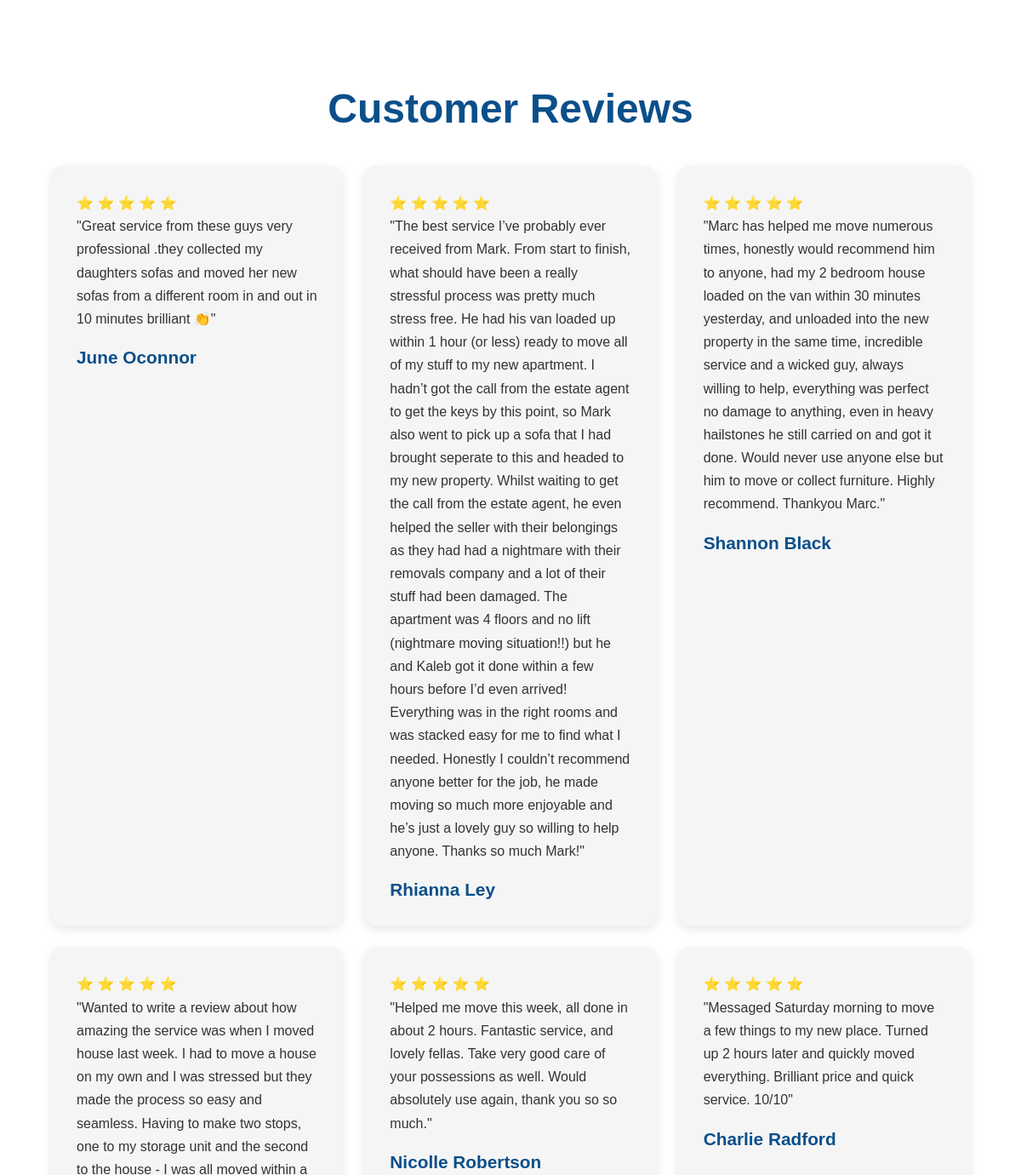
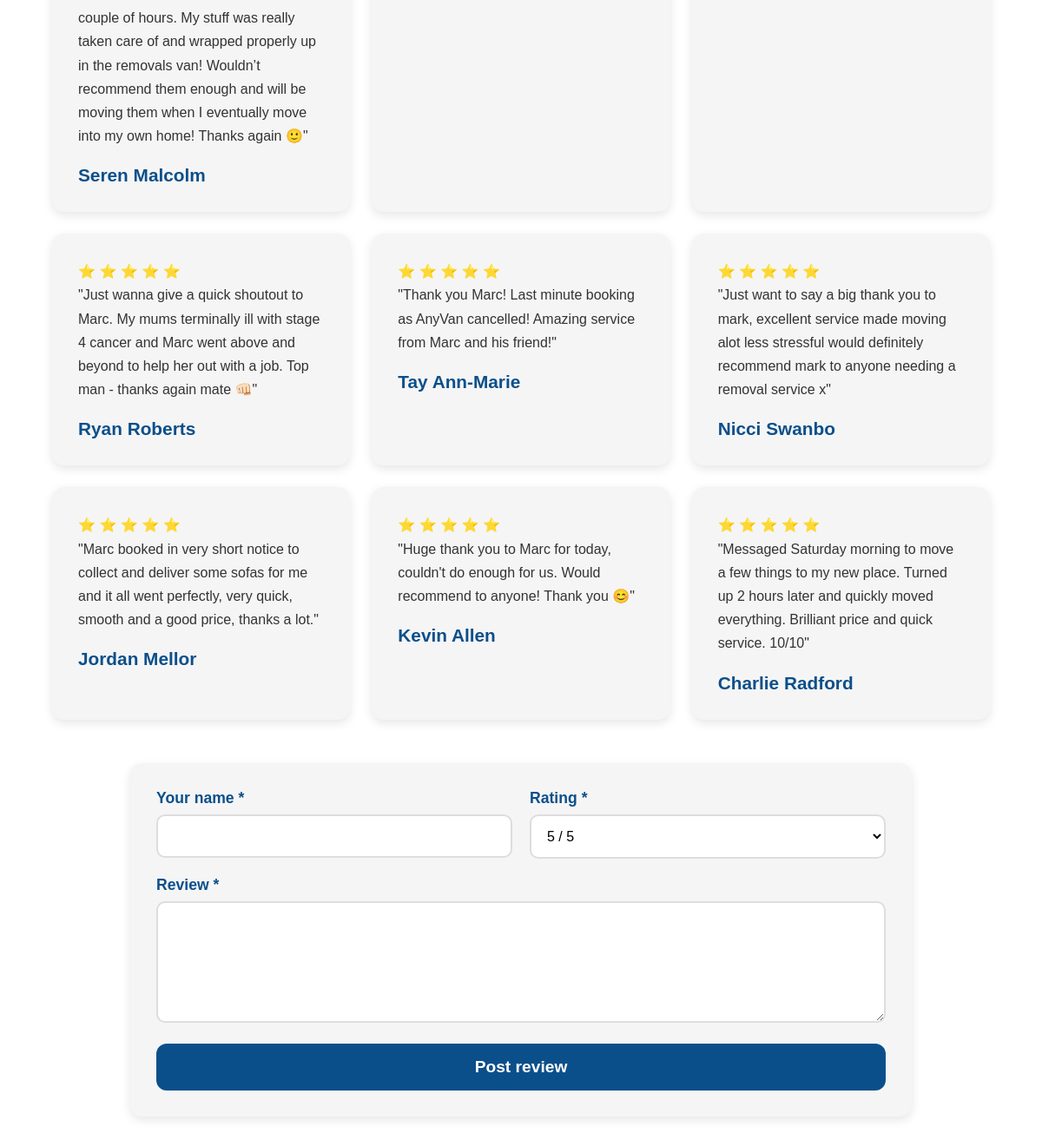
Screenshot of /testimonials with the database file from the repository (2 pictures, top to bottom).
### tables this page shows
CREATE TABLE reviews (
            id INTEGER PRIMARY KEY AUTOINCREMENT,
            name TEXT NOT NULL,
            rating INTEGER NOT NULL,
            review_text TEXT NOT NULL,
            approved INTEGER DEFAULT 0,
            created_at TIMESTAMP DEFAULT CURRENT_TIMESTAMP
        );

### app.py (the view)
@app.route("/testimonials")
def testimonials():
    conn = get_db()
    reviews = conn.execute("""
        SELECT * FROM reviews
        WHERE approved = 1
        ORDER BY created_at DESC
    """).fetchall()
    conn.close()
    return render_template("Testimonials.html", reviews=reviews)

### app.py (called while the page is built)
def get_db():
    conn = sqlite3.connect(DATABASE)
    conn.row_factory = sqlite3.Row
    return conn

### templates/Testimonials.html (shortened to what this page needs)
<!DOCTYPE html>
<html lang="en">
<head>
  <link rel="stylesheet" href="{{ url_for('static', filename='Styling.css') }}">
</head>
<body>
<section class="reviews" id="reviews">
  <h2>Customer Reviews</h2>
  <div class="review-cards">
    {% for review in reviews %}
      <div class="review-card">
        <p>
          {% for i in range(review.rating) %}
            ⭐
          {% endfor %}
        </p>
        <p>"{{ review.review_text }}"</p>
        <h3>{{ review.name }}</h3>
      </div>
    {% else %}
      <div class="review-card">
        <p>No approved reviews yet.</p>
        <h3>Reviews coming soon</h3>
      </div>
    {% endfor %}
  </div>
  <form class="review-form" method="POST" action="/add-review">
    <div class="review-row">
      <div class="field">
        <label>Your name <span class="req">*</span></label>
        <input type="text" name="review_name" required>
      </div>
      <div class="field">
        <label>Rating <span class="req">*</span></label>
        <select name="review_rating" required>
          <option value="5">5 / 5</option>
        </select>
      </div>
    </div>
    <div class="field">
      <label>Review <span class="req">*</span></label>
      <textarea name="review_text" rows="4" required></textarea>
    </div>
    <button class="button" type="submit">Post review</button>
  </form>
</section>
</body>
</html>

### static/Styling.css (style rules this page uses)
* { margin: 0; padding: 0; box-sizing: border-box; }
html { scroll-behavior: smooth; scroll-padding-top: 90px; }
body { font-family: "Quicksand", sans-serif; overflow-x: hidden; background-color: #f5f5f5; }
.button { background-color: #0b4f8a; color: white; padding: 18px 45px; text-decoration: none; border-radius: 12px; font-size: 1.4rem; display: inline-block; transition: 0.3s; }
.reviews { padding: 100px 60px; background-color: white; text-align: center; }
.reviews h2 { font-size: 3rem; margin-bottom: 40px; color: #0b4f8a; }
.review-cards { display: grid; grid-template-columns: repeat(3, 1fr); gap: 25px; max-width: 1400px; margin: 0 auto; }
.review-card { background-color: #f5f5f5; padding: 30px; border-radius: 14px; box-shadow: 0 4px 12px rgba(0, 0, 0, 0.1); text-align: left; }
.review-card p { line-height: 1.7; color: #333; }
.review-card h3 { margin-top: 20px; color: #0b4f8a; font-size: 1.3rem; }
.review-form { background-color: #f5f5f5; padding: 30px; border-radius: 14px; box-shadow: 0 4px 12px rgba(0, 0, 0, 0.1); max-width: 900px; margin: 50px auto 0 auto; text-align: left; }
.review-row { display: flex; gap: 20px; }
.field { flex: 1; margin-bottom: 20px; }
.field label { display: block; margin-bottom: 8px; color: #0b4f8a; font-weight: 700; font-size: 1.1rem; }
.field input, .field select, .field textarea { width: 100%; padding: 14px; border: 2px solid #ddd; border-radius: 10px; font-family: "Quicksand", sans-serif; font-size: 1rem; background: white; }
.field textarea { min-height: 140px; resize: vertical; }
.review-form .button { background-color: #0b4f8a; color: white; border: none; border-radius: 12px; padding: 16px 35px; font-size: 1.2rem; font-weight: 700; cursor: pointer; width: 100%; transition: 0.3s; }

### rows the page displays
reviews: rating 5 (drawn), review_text "Great service from these guys very professional .they collected my daughters sofas and moved her new sofas from a different room in and out in 10 minutes brilliant 👏", name "June Oconnor"
reviews: rating 5 (drawn), review_text "The best service I’ve probably ever received from Mark. From start to finish, what should have been a really stressful process was pretty much stress free. He had his van loaded up within 1 hour (or less) ready to move all of my stuff to my new apartment. I hadn’t got the call from the estate agent to get the keys by this point, so Mark also went to pick up a sofa that I had brought seperate to this and headed to my new property. Whilst waiting to get the call from the estate agent, he even helped the seller with their belongings as they had had a nightmare with their removals company and a lot of their stuff had been damaged. The apartment was 4 floors and no lift (nightmare moving…", name "Rhianna Ley"
reviews: rating 5 (drawn), review_text "Marc has helped me move numerous times, honestly would recommend him to anyone, had my 2 bedroom house loaded on the van within 30 minutes yesterday, and unloaded into the new property in the same time, incredible service and a wicked guy, always willing to help, everything was perfect no damage to anything, even in heavy hailstones he still carried on and got it done. Would never use anyone else but him to move or collect furniture. Highly recommend. Thankyou Marc.", name "Shannon Black"
reviews: rating 5 (drawn), review_text "Wanted to write a review about how amazing the service was when I moved house last week. I had to move a house on my own and I was stressed but they made the process so easy and seamless. Having to make two stops, one to my storage unit and the second to the house - I was all moved within a couple of hours. My stuff was really taken care of and wrapped properly up in the removals van! Wouldn’t recommend them enough and will be moving them when I eventually move into my own home! Thanks again 🙂", name "Seren Malcolm"
reviews: rating 5 (drawn), review_text "Helped me move this week, all done in about 2 hours. Fantastic service, and lovely fellas. Take very good care of your possessions as well. Would absolutely use again, thank you so so much.", name "Nicolle Robertson"
reviews: rating 5 (drawn), review_text "Messaged Saturday morning to move a few things to my new place. Turned up 2 hours later and quickly moved everything. Brilliant price and quick service. 10/10", name "Charlie Radford"
reviews: rating 5 (drawn), review_text "Just wanna give a quick shoutout to Marc. My mums terminally ill with stage 4 cancer and Marc went above and beyond to help her out with a job. Top man - thanks again mate 👊🏻", name "Ryan Roberts"
reviews: rating 5 (drawn), review_text "Thank you Marc! Last minute booking as AnyVan cancelled! Amazing service from Marc and his friend!", name "Tay Ann-Marie"
reviews: rating 5 (drawn), review_text "Just want to say a big thank you to mark, excellent service made moving alot less stressful would definitely recommend mark to anyone needing a removal service x", name "Nicci Swanbo"
reviews: rating 5 (drawn), review_text "Marc booked in very short notice to collect and deliver some sofas for me and it all went perfectly, very quick, smooth and a good price, thanks a lot.", name "Jordan Mellor"
reviews: rating 5 (drawn), review_text "Huge thank you to Marc for today, couldn't do enough for us. Would recommend to anyone! Thank you 😊", name "Kevin Allen"
reviews: rating 5 (drawn), review_text "Messaged Saturday morning to move a few things to my new place. Turned up 2 hours later and quickly moved everything. Brilliant price and quick service. 10/10", name "Charlie Radford"
